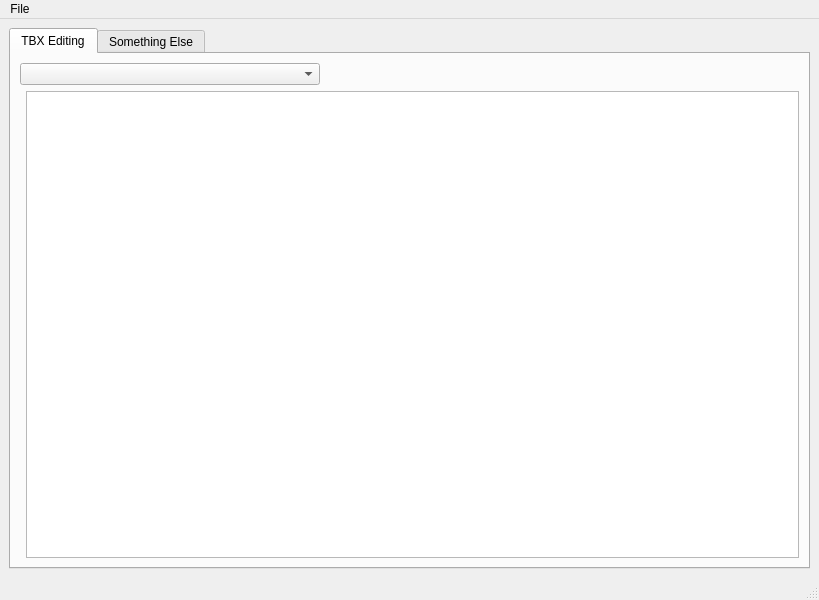
<?xml version="1.0" encoding="UTF-8"?>
<ui version="4.0">
 <class>MainWindow</class>
 <widget class="QMainWindow" name="MainWindow">
  <property name="geometry">
   <rect>
    <x>0</x>
    <y>0</y>
    <width>819</width>
    <height>600</height>
   </rect>
  </property>
  <property name="windowTitle">
   <string>MainWindow</string>
  </property>
  <widget class="QWidget" name="centralwidget">
   <layout class="QGridLayout" name="gridLayout_2">
    <item row="0" column="0">
     <layout class="QGridLayout" name="gridLayout">
      <property name="sizeConstraint">
       <enum>QLayout::SetMaximumSize</enum>
      </property>
      <item row="0" column="0">
       <widget class="QTabWidget" name="tabWidget">
        <property name="sizePolicy">
         <sizepolicy hsizetype="Expanding" vsizetype="Expanding">
          <horstretch>0</horstretch>
          <verstretch>0</verstretch>
         </sizepolicy>
        </property>
        <property name="autoFillBackground">
         <bool>true</bool>
        </property>
        <property name="currentIndex">
         <number>0</number>
        </property>
        <widget class="QWidget" name="tab">
         <attribute name="title">
          <string>TBX Editing</string>
         </attribute>
         <layout class="QFormLayout" name="formLayout">
          <item row="0" column="0" colspan="2">
           <widget class="QComboBox" name="cbTBXNames">
            <property name="sizePolicy">
             <sizepolicy hsizetype="Fixed" vsizetype="Fixed">
              <horstretch>50</horstretch>
              <verstretch>0</verstretch>
             </sizepolicy>
            </property>
            <property name="minimumSize">
             <size>
              <width>300</width>
              <height>0</height>
             </size>
            </property>
           </widget>
          </item>
          <item row="1" column="1">
           <widget class="QTableWidget" name="dataTable">
            <property name="sizePolicy">
             <sizepolicy hsizetype="Expanding" vsizetype="Expanding">
              <horstretch>0</horstretch>
              <verstretch>0</verstretch>
             </sizepolicy>
            </property>
            <property name="sizeAdjustPolicy">
             <enum>QAbstractScrollArea::AdjustToContents</enum>
            </property>
            <property name="gridStyle">
             <enum>Qt::SolidLine</enum>
            </property>
           </widget>
          </item>
         </layout>
        </widget>
        <widget class="QWidget" name="tab_2">
         <attribute name="title">
          <string>Something Else</string>
         </attribute>
        </widget>
       </widget>
      </item>
     </layout>
    </item>
   </layout>
  </widget>
  <widget class="QMenuBar" name="menubar">
   <property name="geometry">
    <rect>
     <x>0</x>
     <y>0</y>
     <width>819</width>
     <height>21</height>
    </rect>
   </property>
   <widget class="QMenu" name="menuFile">
    <property name="title">
     <string>File</string>
    </property>
    <addaction name="actionLoad_TBX"/>
    <addaction name="separator"/>
    <addaction name="actionQuit"/>
   </widget>
   <addaction name="menuFile"/>
  </widget>
  <widget class="QStatusBar" name="statusbar"/>
  <action name="actionQuit">
   <property name="text">
    <string>Quit</string>
   </property>
  </action>
  <action name="actionLoad_TBX">
   <property name="text">
    <string>Load TBX</string>
   </property>
   <property name="toolTip">
    <string>Load TBX</string>
   </property>
  </action>
 </widget>
 <resources/>
 <connections/>
</ui>
